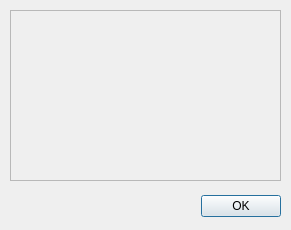
<?xml version="1.0" encoding="UTF-8"?>
<ui version="4.0">
 <class>About</class>
 <widget class="QDialog" name="About">
  <property name="geometry">
   <rect>
    <x>0</x>
    <y>0</y>
    <width>291</width>
    <height>230</height>
   </rect>
  </property>
  <property name="windowTitle">
   <string>About</string>
  </property>
  <widget class="QDialogButtonBox" name="buttonBox">
   <property name="geometry">
    <rect>
     <x>90</x>
     <y>190</y>
     <width>191</width>
     <height>32</height>
    </rect>
   </property>
   <property name="orientation">
    <enum>Qt::Horizontal</enum>
   </property>
   <property name="standardButtons">
    <set>QDialogButtonBox::Ok</set>
   </property>
  </widget>
  <widget class="QPlainTextEdit" name="plainTextEdit">
   <property name="enabled">
    <bool>false</bool>
   </property>
   <property name="geometry">
    <rect>
     <x>10</x>
     <y>10</y>
     <width>271</width>
     <height>171</height>
    </rect>
   </property>
   <property name="font">
    <font>
     <family>Chalkboard</family>
     <pointsize>18</pointsize>
    </font>
   </property>
   <property name="readOnly">
    <bool>true</bool>
   </property>
  </widget>
 </widget>
 <resources/>
 <connections>
  <connection>
   <sender>buttonBox</sender>
   <signal>accepted()</signal>
   <receiver>About</receiver>
   <slot>accept()</slot>
   <hints>
    <hint type="sourcelabel">
     <x>248</x>
     <y>254</y>
    </hint>
    <hint type="destinationlabel">
     <x>157</x>
     <y>274</y>
    </hint>
   </hints>
  </connection>
  <connection>
   <sender>buttonBox</sender>
   <signal>rejected()</signal>
   <receiver>About</receiver>
   <slot>reject()</slot>
   <hints>
    <hint type="sourcelabel">
     <x>316</x>
     <y>260</y>
    </hint>
    <hint type="destinationlabel">
     <x>286</x>
     <y>274</y>
    </hint>
   </hints>
  </connection>
 </connections>
</ui>
